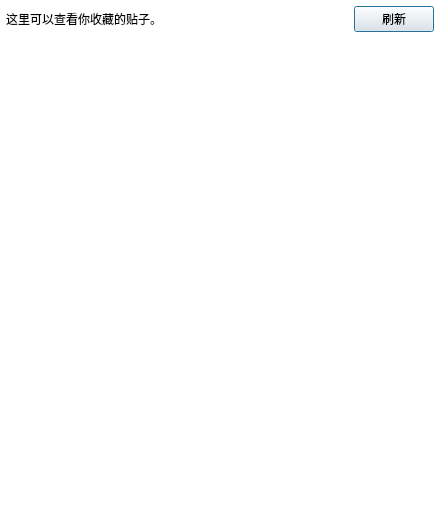
<?xml version="1.0" encoding="UTF-8"?>
<ui version="4.0">
 <class>Dialog</class>
 <widget class="QDialog" name="Dialog">
  <property name="geometry">
   <rect>
    <x>0</x>
    <y>0</y>
    <width>440</width>
    <height>520</height>
   </rect>
  </property>
  <property name="windowTitle">
   <string>收藏列表</string>
  </property>
  <property name="styleSheet">
   <string notr="true">QWidget{font-family: &quot;微软雅黑&quot;;}
QDialog{background-color: rgb(255, 255, 255);}
</string>
  </property>
  <layout class="QGridLayout" name="gridLayout">
   <property name="leftMargin">
    <number>0</number>
   </property>
   <property name="topMargin">
    <number>0</number>
   </property>
   <property name="rightMargin">
    <number>0</number>
   </property>
   <property name="bottomMargin">
    <number>0</number>
   </property>
   <property name="spacing">
    <number>0</number>
   </property>
   <item row="0" column="0">
    <layout class="QHBoxLayout" name="horizontalLayout" stretch="1,0">
     <property name="leftMargin">
      <number>6</number>
     </property>
     <property name="topMargin">
      <number>6</number>
     </property>
     <property name="rightMargin">
      <number>6</number>
     </property>
     <property name="bottomMargin">
      <number>6</number>
     </property>
     <item>
      <widget class="QLabel" name="label">
       <property name="text">
        <string>这里可以查看你收藏的贴子。</string>
       </property>
      </widget>
     </item>
     <item>
      <widget class="QPushButton" name="pushButton">
       <property name="text">
        <string>刷新</string>
       </property>
      </widget>
     </item>
    </layout>
   </item>
   <item row="1" column="0">
    <widget class="QListWidget" name="listWidget">
     <property name="frameShape">
      <enum>QFrame::NoFrame</enum>
     </property>
     <property name="sizeAdjustPolicy">
      <enum>QAbstractScrollArea::AdjustToContents</enum>
     </property>
     <property name="verticalScrollMode">
      <enum>QAbstractItemView::ScrollPerPixel</enum>
     </property>
     <property name="horizontalScrollMode">
      <enum>QAbstractItemView::ScrollPerPixel</enum>
     </property>
     <property name="resizeMode">
      <enum>QListView::Adjust</enum>
     </property>
     <property name="wordWrap">
      <bool>true</bool>
     </property>
    </widget>
   </item>
  </layout>
 </widget>
 <resources/>
 <connections/>
</ui>
